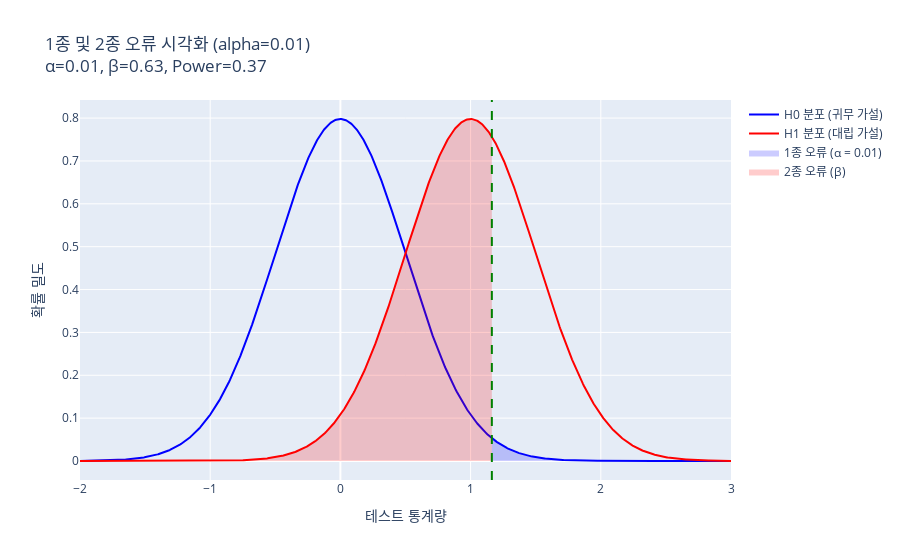

Notebook source saved alongside this figure:
### Markdown cell above
4.  1종 오류와 2종 오류 시각화 예제에서, 유의수준(`alpha_level`)을 0.1로 높이면 1종 오류 영역과 2종 오류 영역, 그리고 검정력은 어떻게 변할지 예상해보고, 코드를 수정하여 `plot_error_types(alpha_level=0.1)`를 실행하여 확인해보세요.

### Code cell
fig_q4 = plot_error_types(alpha_level=0.01, mu_alt=1, sigma=0.5, title_suffix="(alpha=0.01)")
fig_q4.show()

### Figure 1 — Plotly figure (JSON) as saved in the notebook; plotly's stock layout.template omitted (floating-point values rounded to 4 significant figures; data arrays with more than 128 entries replaced by an {"elided": "..."} marker saying what was removed)
{"data": [{"line": {"color": "blue"}, "mode": "lines", "name": "H0 분포 (귀무 가설)", "type": "scatter", "x": {"elided": "1000 float values"}, "y": {"elided": "1000 float values"}}, {"line": {"color": "red"}, "mode": "lines", "name": "H1 분포 (대립 가설)", "type": "scatter", "x": {"elided": "1000 float values"}, "y": {"elided": "1000 float values"}}, {"fill": "toself", "fillcolor": "rgba(0,0,255,0.2)", "line": {"color": "rgba(255,255,255,0)"}, "name": "1종 오류 (α = 0.01)", "type": "scatter", "x": {"elided": "400 float values"}, "y": {"elided": "400 float values"}}, {"fill": "toself", "fillcolor": "rgba(255,0,0,0.2)", "line": {"color": "rgba(255,255,255,0)"}, "name": "2종 오류 (β)", "type": "scatter", "x": {"elided": "400 float values"}, "y": {"elided": "400 float values"}}], "layout": {"shapes": [{"line": {"color": "green", "dash": "dash", "width": 2}, "name": "임계값", "type": "line", "x0": 1.163, "x1": 1.163, "xref": "x", "y0": 0, "y1": 1, "yref": "y domain"}], "title": {"text": "1종 및 2종 오류 시각화 (alpha=0.01)<br>α=0.01, β=0.63, Power=0.37"}, "xaxis": {"title": {"text": "테스트 통계량"}}, "yaxis": {"title": {"text": "확률 밀도"}}}}
